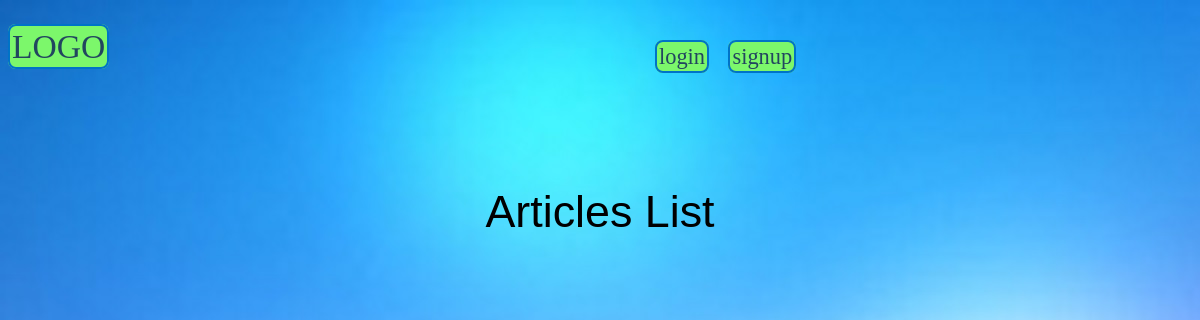
The page /articles/ on the database as committed earlier.
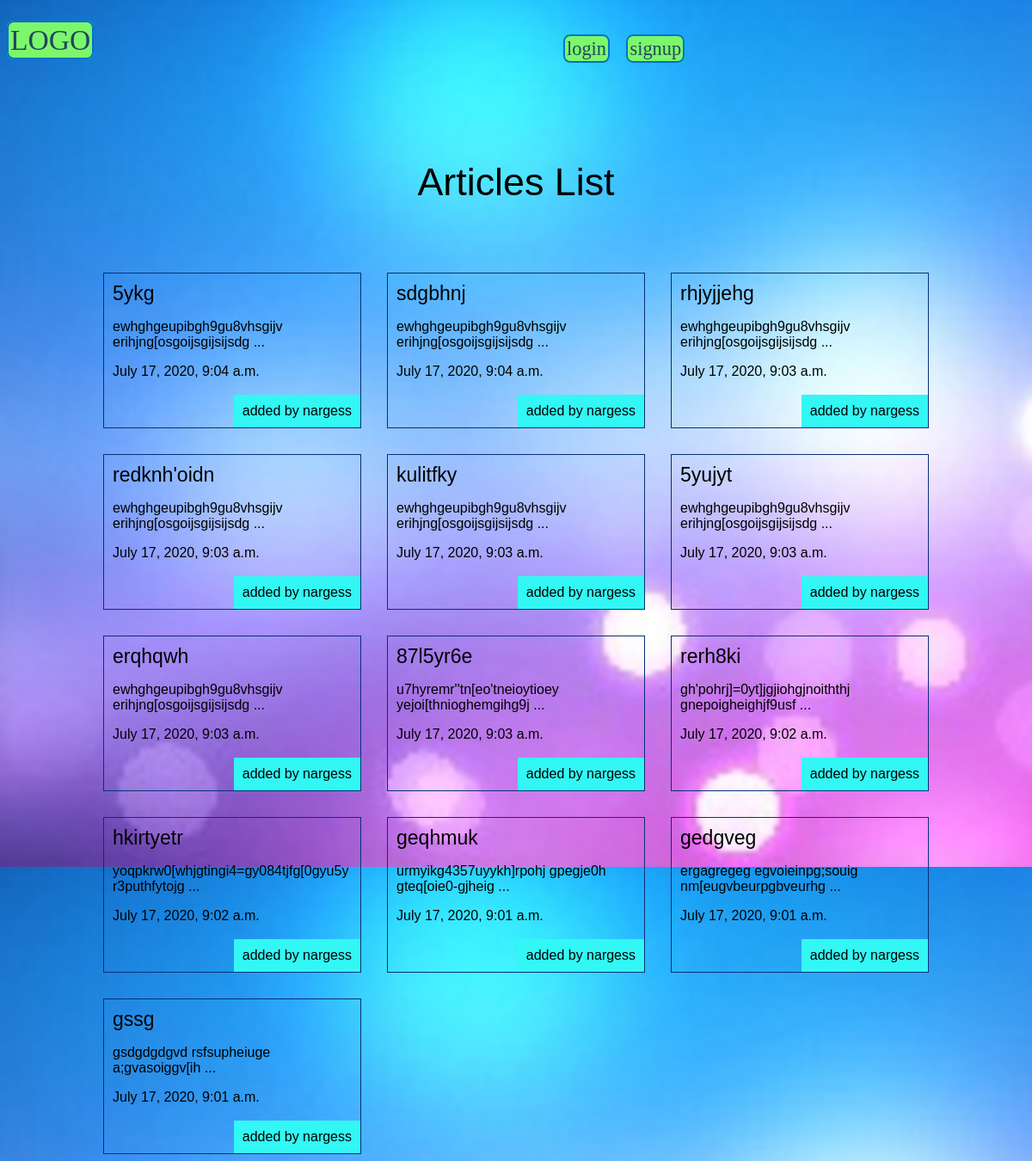
The same page on the database as committed later.
### articles/models.py (models this page shows, shortened)
class Article(models.Model):
    title = models.CharField(max_length = 100)
    slug = models.SlugField()
    body = models.TextField()
    date = models.DateTimeField(auto_now_add = True)
    image = models.ImageField(default='default.jpg',blank=True)
    author = models.ForeignKey(User,default=None,on_delete=models.CASCADE)
    def snippet(self):
        return self.body[:50] + ' ...'

### articles/views.py (the view)
# urls.py: path('', views.articles_list, name="list"),
def articles_list(request):
    articles = models.Article.objects.all().order_by('-date')
    args = {'articles':articles}
    return render(request, 'articles/articleslist.html', args)

### articles/templates/articles/articleslist.html (shortened to what this page needs)
{%extends 'base.html'%}
{%block content%}
  <h1>Articles List</h1>
<div class="articles">
  {% for article in articles %}
  <div class="article">
    <h2><a href="{% url 'articles:detail' slug=article.slug %}">{{article.title}}</a></h2>
    <p>{{article.snippet}}</p>
    <p>{{article.date}}</p>
    <p class="author">added by {{article.author.username}}</p>
  </div>
  {% endfor %}
</div>
{%endblock%}

### templates/base.html (shortened to what this page needs)
{% load static %}
<!DOCTYPE html>
<html lang="en" dir="ltr">
  <head>
    <link rel="stylesheet" href="{% static 'styles.css' %}">
  </head>
  <body>
    <header>
      <h2><a class="logo-button" href="{% url 'articles:list' %}">LOGO</a></h2>
      <nav>
        <ul>
          {% if user.is_authenticated %}
          <li>
            <form class="logout_link" action="{% url 'accounts:logout' %}" method="post">
              {% csrf_token %}
              <button type="submit">logout</button>
            </form>
          </li>
          <li>
            <a class="highlight" href="{% url 'articles:create' %}">create new article</a>
          </li>
          {% else %}
          <li>
            <a class="login-button" href="{% url 'accounts:login' %}">login</a>
          </li>
          <li>
            <a class="signup-button" href="{% url 'accounts:signup' %}">signup</a>
          </li>
          {% endif %}
        </ul>
      </nav>
    </header>
    <div class="wrapper">
    {% block content %}
    {%endblock%}
    </div>
  </body>
</html>

### file_blog/styles.css (style rules this page uses)
body { background-color: #83fca6; background-image: url(/static/stars.jpg); background-repeat-y:no-repeat; background-attachment: fixed; color:#000; }
body * { font-family:arial; }
h1,h2,h3,h4,h5 { font-weight:normal; margin:0; }
a,a:hover,a:visited { font-size:1.2em; color:#000; text-decoration:none; }
.wrapper { max-width:960px; margin:0 auto; }
div.wrapper h1 { text-align:center; margin:80px auto; font-size:2.8em; }
header { display:grid; grid-template-columns:1fr 1fr; padding:20px 0; }
nav li { display:inline-block; margin-left:15px; }
.articles { display:grid; grid-template-columns:1fr 1fr 1fr; grid-gap:30px; }
.article { padding:10px; border:1.2px solid #082f77; position:relative; padding-bottom:40px; }
.article h2 { font-size:1.2em; }
.article .author { padding:10px; background-color:#33f7f4; position:absolute; right:0px; bottom:0; margin:0; color:#000; }
a.login-button { font-family:arial-bold; padding:2px; background: #7cf76b; color: #22465f; cursor:pointer; border:2px solid #0073c7; font-size:1.4em; border-radius:8px; }
a.signup-button { font-family:arial-bold; padding:2px; background: #7cf76b; color: #22465f; cursor:pointer; border:2px solid #0073c7; font-size:1.4em; border-radius:8px; }
a.logo-button { font-family:arial-bold; padding:2px; background: #7cf76b; color: #22465f; cursor:pointer; border:2px solid #0073c7; font-size:1.4em; border-radius:8px; }

Rows that differ between the two databases and show on the page:
added Article: title "5ykg", snippet "ewhghgeupibgh9gu8vhsgijv erihjng[osgoijsgijsijsdg ...", date "July 17, 2020, 9:04 a.m.", author.username "nargess"
added Article: title "sdgbhnj", snippet "ewhghgeupibgh9gu8vhsgijv erihjng[osgoijsgijsijsdg ...", date "July 17, 2020, 9:04 a.m.", author.username "nargess"
added Article: title "rhjyjjehg", snippet "ewhghgeupibgh9gu8vhsgijv erihjng[osgoijsgijsijsdg ...", date "July 17, 2020, 9:03 a.m.", author.username "nargess"
added Article: title "redknh'oidn", snippet "ewhghgeupibgh9gu8vhsgijv erihjng[osgoijsgijsijsdg ...", date "July 17, 2020, 9:03 a.m.", author.username "nargess"
added Article: title "kulitfky", snippet "ewhghgeupibgh9gu8vhsgijv erihjng[osgoijsgijsijsdg ...", date "July 17, 2020, 9:03 a.m.", author.username "nargess"
added Article: title "5yujyt", snippet "ewhghgeupibgh9gu8vhsgijv erihjng[osgoijsgijsijsdg ...", date "July 17, 2020, 9:03 a.m.", author.username "nargess"
added Article: title "erqhqwh", snippet "ewhghgeupibgh9gu8vhsgijv erihjng[osgoijsgijsijsdg ...", date "July 17, 2020, 9:03 a.m.", author.username "nargess"
added Article: title "87l5yr6e", snippet "u7hyremr''tn[eo'tneioytioey yejoi[thnioghemgihg9j ...", date "July 17, 2020, 9:03 a.m.", author.username "nargess"
added Article: title "rerh8ki", snippet "gh'pohrj]=0yt]jgjiohgjnoiththj gnepoigheighjf9usf ...", date "July 17, 2020, 9:02 a.m.", author.username "nargess"
added Article: title "hkirtyetr", snippet "yoqpkrw0[whjgtingi4=gy084tjfg[0gyu5y r3puthfytojg ...", date "July 17, 2020, 9:02 a.m.", author.username "nargess"
added Article: title "geqhmuk", snippet "urmyikg4357uyykh]rpohj gpegje0h gteq[oie0-gjheig ...", date "July 17, 2020, 9:01 a.m.", author.username "nargess"
added Article: title "gedgveg", snippet "ergagregeg egvoieinpg;souig nm[eugvbeurpgbveurhg ...", date "July 17, 2020, 9:01 a.m.", author.username "nargess"
added Article: title "gssg", snippet "gsdgdgdgvd rsfsupheiuge a;gvasoiggv[ih ...", date "July 17, 2020, 9:01 a.m.", author.username "nargess"
